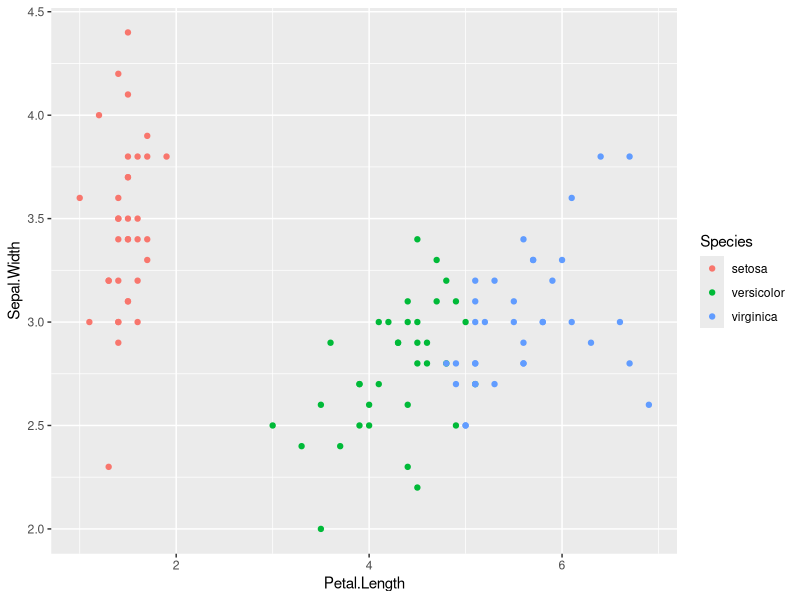
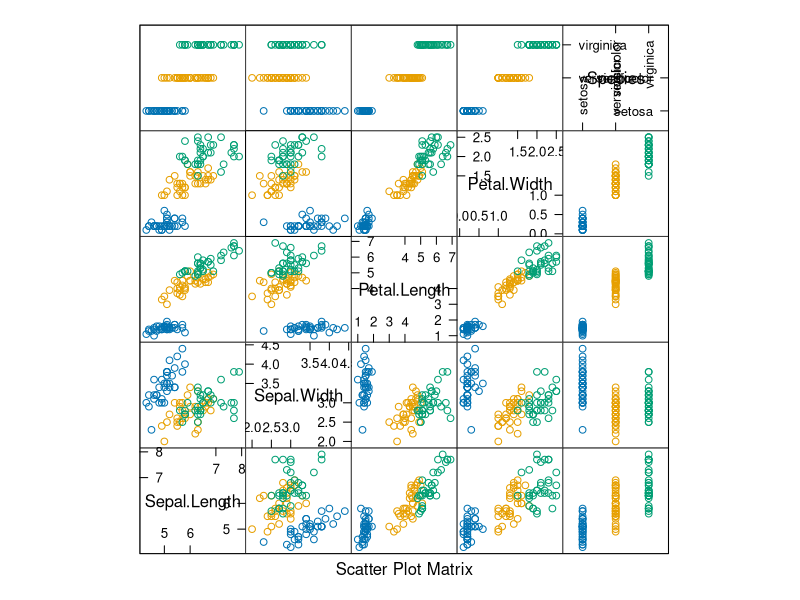
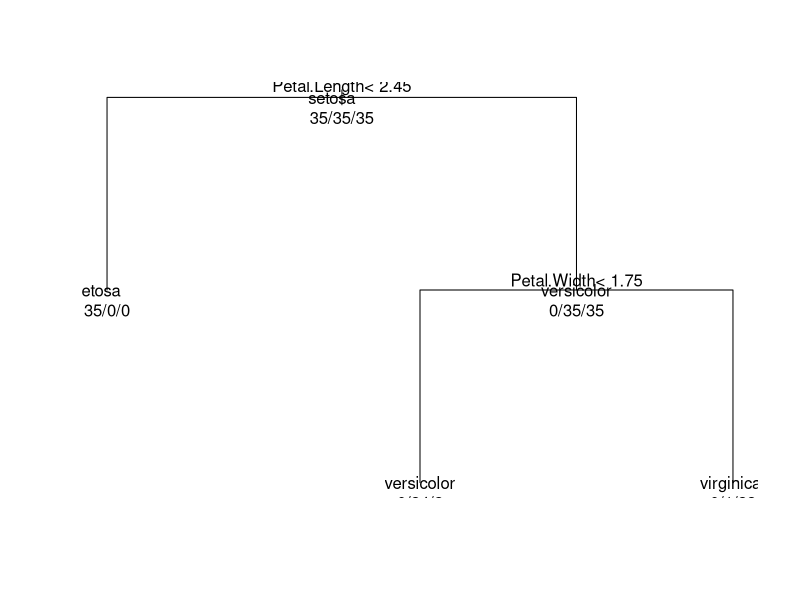

The R script that drew these images, in order: (Note: this script raises an error after producing the figures.)
data(iris)
names(iris)

library(ggplot2)
library(caret)

# Classification and regression trees 

#in the *iris* data, predict the species

inTrain <- createDataPartition(y=iris$Species, p = 0.7, list = F)
training <- iris[inTrain,]
testing <- iris[-inTrain,]
dim(training)
dim(testing)

qplot(Petal.Length, Sepal.Width, colour=Species, data=training)
featurePlot(x=training, y=training$Species, plot = "pairs")
modfit <- train(Species ~ ., method="rpart", data=training)
print(modfit$finalModel)


plot(modfit$finalModel, uniform=TRUE)
text(modfit$finalModel, use.n=T, all=T)

confusionMatrix(testing$Species, predict(modfit, testing))
#0.911 accuracy, 0.8667 kappa

# Now try it with random forests
modfit.forest <- train(Species ~ ., data = training, method="rf", prox = TRUE)
modfit.forest
#already better accuracy than the solo tree

#example of 2nd tree squint at that a while
getTree(modfit.forest$finalModel, k=2)

confusionMatrix(testing$Species, predict(modfit.forest, testing))
#0.9333 accuracy, 0.9 kappa

#boostin with trees
gbm <- train(Species ~ ., data = training, method = "gbm", verbose = F)
print(gbm)
predict(gbm, training)
confusionMatrix(testing$Species, predict(gbm, testing))


#naive bayes
nb <- train(Species ~ ., data=training, method="nb")
table(predict(nb, training), training$Species)
confusionMatrix(testing$Species, predict(nb, testing))
